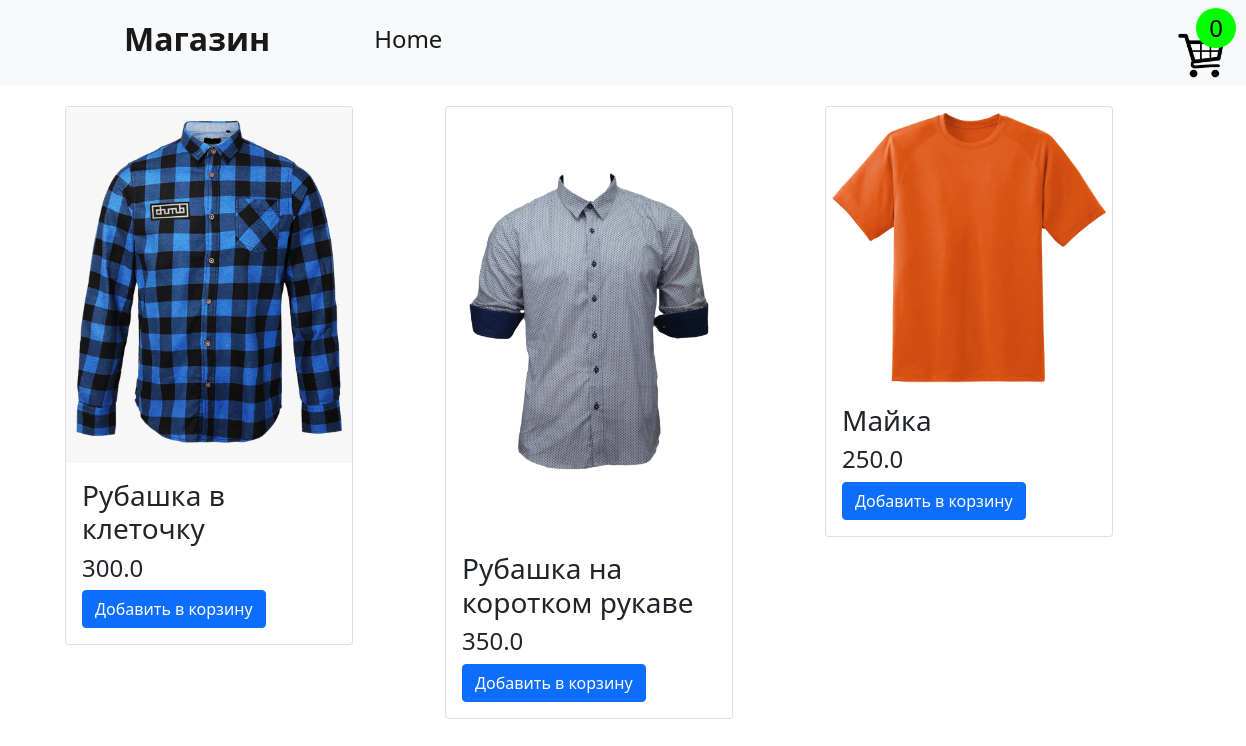
The page / on the database its author committed.
### shop/models.py (models this page shows, shortened)
class Product(models.Model):
    name = models.CharField(max_length=100, verbose_name="Товар")
    price = models.FloatField(verbose_name="Цена")
    image = models.ImageField(upload_to='image', verbose_name="Изображение")
    product_id = models.UUIDField(default=uuid.uuid4, primary_key=True, unique=True, editable=False)
    class Meta:
        verbose_name = "Товар"
        verbose_name_plural = "Товары"

### shop/views.py (the view)
# urls.py: path('', views.store, name='store'),
def store(request):
    if request.user.is_authenticated:
        customer = request.user
        cart, created = Cart.objects.get_or_create(owner=customer, completed=False)
        cartitems = cart.cartitems_set.all()
    else:
        cart = []
        cartitems = []
        cart = {'cartquantity': 0}
    products = Product.objects.all()
    context = {'products': products, 'cart': cart, "cartitems": cartitems}
    return render(request, 'shop/store.html', context)

### shop/templates/shop/store.html
{% extends 'shop/base.html' %}
{% block content %}
<div class = 'container'>
    <div class = 'row'>
        {% for product in products %}
        <div class = 'col-md-4 col-lg-4'>
          <div class="card" style="width: 18rem;">
              <img src=" {{product.image.url }}" class="card-img-top" alt="...">
              <div class="card-body">
                <h3 class="card-title">{{product.name}}</h3>
                <h4 class="card-text">{{product.price}}</h4>
                <a  class="btn btn-primary addtocart" data-action="add" data-product="{{ product.product_id }}">Добавить в корзину</a>
              </div>
            </div>
        </div>
        {% endfor %}
    </div>
</div>
{% endblock %}

### shop/static/css/cart.css (style rules this page uses)
* { padding: 0px; margin: 0px; box-sizing: border-box; }
.container { margin: auto; margin-top: 20px; }
.col-md-, .col-lg-4 { margin-bottom: 20px; }

### rows shown on the page
Product: image (picture), name "Рубашка в клеточку", price "300.0"
Product: image (picture), name "Рубашка на коротком рукаве", price "350.0"
Product: image (picture), name "Майка", price "250.0"

### other values the page prints
{{ cart.cartquantity }} "0"
